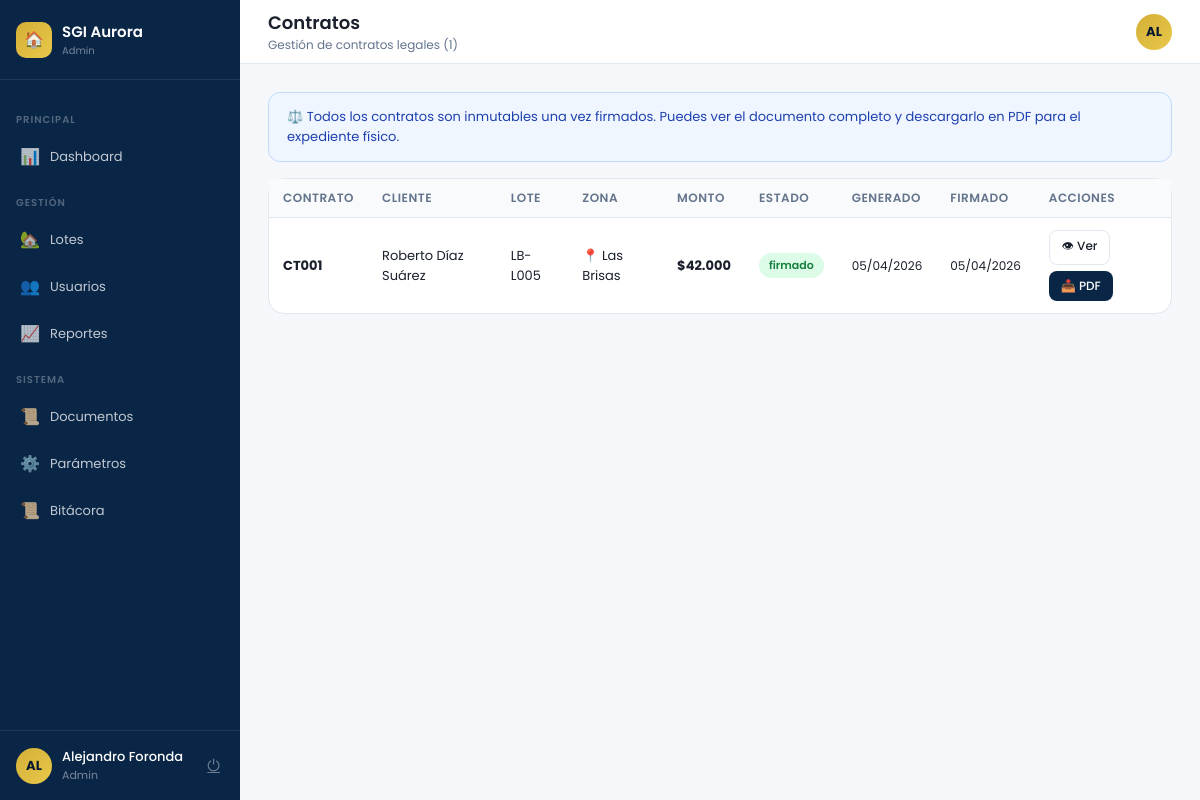
/legal/contratos.php (signed in), run on the app's committed database.
### tables this page shows
CREATE TABLE contratos (
  id           INT AUTO_INCREMENT PRIMARY KEY,
  venta_id     INT NOT NULL UNIQUE,
  tarea_id     INT,
  generado_por INT,
  estado       ENUM('borrador','generado','firmado','cancelado') DEFAULT 'generado',
  fecha_gen    DATE DEFAULT (CURRENT_DATE),
  fecha_firma  DATE,
  notario      VARCHAR(120),
  archivo_path VARCHAR(255),
  created_at   DATETIME DEFAULT CURRENT_TIMESTAMP,
  FOREIGN KEY (venta_id)     REFERENCES ventas(id),
  FOREIGN KEY (tarea_id)     REFERENCES tareas_legales(id) ON DELETE SET NULL,
  FOREIGN KEY (generado_por) REFERENCES usuarios(id) ON DELETE SET NULL
);

CREATE TABLE usuarios (
  id          INT AUTO_INCREMENT PRIMARY KEY,
  nombre      VARCHAR(120) NOT NULL,
  email       VARCHAR(120) NOT NULL UNIQUE,
  password    VARCHAR(255) NOT NULL,    
  rol         ENUM('cliente','asesor','legal','admin') NOT NULL DEFAULT 'cliente',
  estado      ENUM('activo','inactivo') NOT NULL DEFAULT 'activo',
  telefono    VARCHAR(30),
  ci          VARCHAR(30),
  created_at  DATETIME DEFAULT CURRENT_TIMESTAMP,
  ultimo_acceso DATETIME
);

CREATE TABLE lotes (
  id          INT AUTO_INCREMENT PRIMARY KEY,
  codigo      VARCHAR(20) NOT NULL UNIQUE,
  nombre      VARCHAR(150) NOT NULL,
  zona_id     INT NOT NULL,
  direccion   VARCHAR(200),
  superficie  DECIMAL(10,2) NOT NULL,
  precio      DECIMAL(12,2) NOT NULL,
  tipo        ENUM('Residencial','Comercial','Industrial') DEFAULT 'Residencial',
  estado      ENUM('disponible','apartado','vendido','revision') DEFAULT 'revision',
  verificado  TINYINT(1) DEFAULT 0,
  servicios   VARCHAR(200),             
  emoji       VARCHAR(10) DEFAULT '🏡',
  asesor_id   INT,
  created_at  DATETIME DEFAULT CURRENT_TIMESTAMP,
  FOREIGN KEY (zona_id)   REFERENCES zonas(id),
  FOREIGN KEY (asesor_id) REFERENCES usuarios(id) ON DELETE SET NULL
);

CREATE TABLE zonas (
  id    INT AUTO_INCREMENT PRIMARY KEY,
  nombre VARCHAR(100) NOT NULL
);

CREATE TABLE ventas (
  id          INT AUTO_INCREMENT PRIMARY KEY,
  cliente_id  INT NOT NULL,
  lote_id     INT NOT NULL,
  asesor_id   INT,
  monto       DECIMAL(12,2) NOT NULL,
  modalidad   ENUM('Contado','Credito Bancario','Credito Directo','Anticretico') NOT NULL,
  estado      ENUM('pendiente','en_legal','contrato','cerrada','cancelada') DEFAULT 'pendiente',
  fecha_venta DATE,
  contrato_id INT,
  created_at  DATETIME DEFAULT CURRENT_TIMESTAMP,
  FOREIGN KEY (cliente_id) REFERENCES clientes(id),
  FOREIGN KEY (lote_id)    REFERENCES lotes(id),
  FOREIGN KEY (asesor_id)  REFERENCES usuarios(id) ON DELETE SET NULL
);

### legal/contratos.php (the view, shortened to what this page needs)
<?php
$pdo = getDB();
$contratos = $pdo->query("
    SELECT ct.*, u.nombre cliente_nombre, l.codigo, l.nombre lote_nombre, z.nombre zona_nombre,
           v.monto, v.modalidad
    FROM contratos ct
    JOIN ventas v    ON v.id  = ct.venta_id
    JOIN clientes c  ON c.id  = v.cliente_id
    JOIN usuarios u  ON u.id  = c.usuario_id
    JOIN lotes l     ON l.id  = v.lote_id
    JOIN zonas z     ON z.id  = l.zona_id
    ORDER BY ct.created_at DESC
")->fetchAll();
require_once __DIR__ . '/../includes/layout.php';
?>
<div class="alert alert-info" style="margin-bottom:16px">
    ⚖️ Todos los contratos son inmutables una vez firmados.
    Puedes ver el documento completo y descargarlo en PDF para el expediente físico.
</div>
<div class="card">
    <div class="card-body p0">
        <table class="table">
            <thead>
                <tr>
                    <th>Contrato</th>
                    <th>Cliente</th>
                    <th>Lote</th>
                    <th>Zona</th>
                    <th>Monto</th>
                    <th>Estado</th>
                    <th>Generado</th>
                    <th>Firmado</th>
                    <th>Acciones</th>
                </tr>
            </thead>
            <tbody>
                <?php
                $bc = [
                    'borrador'  => 'badge-gray',
                    'generado'  => 'badge-blue',
                    'firmado'   => 'badge-green',
                    'cancelado' => 'badge-red',
                ];
                foreach ($contratos as $c):
                ?>
                <tr>
                    <td><strong>CT<?= str_pad($c['id'], 3, '0', STR_PAD_LEFT) ?></strong></td>
                    <td><?= htmlspecialchars($c['cliente_nombre']) ?></td>
                    <td><?= htmlspecialchars($c['codigo']) ?></td>
                    <td>📍 <?= htmlspecialchars($c['zona_nombre']) ?></td>
                    <td><strong>$<?= number_format($c['monto'], 0, ',', '.') ?></strong></td>
                    <td>
                        <span class="badge <?= $bc[$c['estado']] ?? 'badge-gray' ?>">
                            <?= $c['estado'] ?>
                        </span>
                    </td>
                    <td style="font-size:12px">
                        <?= $c['fecha_gen'] ? date('d/m/Y', strtotime($c['fecha_gen'])) : '—' ?>
                    </td>
                    <td style="font-size:12px">
                        <?= $c['fecha_firma']
                            ? date('d/m/Y', strtotime($c['fecha_firma']))
                            : '<span style="color:var(--muted)">Pendiente</span>' ?>
                    </td>
                    <td style="display:flex;gap:6px;flex-wrap:wrap">
                        <a href="/sgi_aurora/legal/contrato_view.php?id=<?= $c['id'] ?>"
                           class="btn btn-outline btn-sm" target="_blank">
                            👁 Ver
                        </a>
                        <a href="/sgi_aurora/contrato_pdf.php?id=<?= $c['id'] ?>"
                           class="btn btn-primary btn-sm" target="_blank">
                            📥 PDF
                        </a>
                    </td>
                </tr>
                <?php endforeach; ?>
            </tbody>
        </table>
    </div>
</div>
<?php require_once __DIR__ . '/../includes/layout_end.php'; ?>

### includes/layout.php (style rules this page uses)
* { margin:0;padding:0;box-sizing:border-box }
:root { --navy:#0A2647;--navy-l:#1a3a6b;--navy-d:#061830; --gold:#D4AF37;--gold-l:#e8c84a; --green:#27AE60;--orange:#F39C12;--red:#E74C3C;--blue:#2E86C1; --bg:#F5F7FA;--white:#fff;--text:#1a202c;--muted:#64748b; --border:#e2e8f0;--sidebar-w:240px; }
body { font-family:'Poppins',sans-serif;background:var(--bg);color:var(--text);min-height:100vh;display:flex }
.card { background:var(--white);border-radius:16px;border:1px solid var(--border);margin-bottom:20px }
.card-body { padding:24px }
.card-body.p0 { padding:0 }
.table { width:100%;border-collapse:collapse }
.table th { padding:10px 14px;text-align:left;font-size:12px;font-weight:600;color:var(--muted);background:#f8fafc;border-bottom:1px solid var(--border);text-transform:uppercase;letter-spacing:.5px }
.table td { padding:12px 14px;font-size:13px;border-bottom:1px solid #f1f5f9;vertical-align:middle }
.table tr:last-child td { border-bottom:none }
.badge { display:inline-flex;align-items:center;padding:4px 10px;border-radius:20px;font-size:11px;font-weight:600 }
.badge-green { background:#dcfce7;color:#15803d }
.btn { display:inline-flex;align-items:center;gap:6px;padding:9px 18px;border-radius:8px;font-size:13px;font-weight:500;cursor:pointer;font-family:'Poppins',sans-serif;transition:all .2s;border:none;text-decoration:none }
.btn-primary { background:var(--navy);color:#fff }
.btn-outline { background:transparent;border:1px solid var(--border);color:var(--text) }
.btn-sm { padding:6px 12px;font-size:12px }
.alert { padding:14px 18px;border-radius:12px;font-size:13px;display:flex;align-items:flex-start;gap:10px;margin-bottom:16px }
.alert-info { background:#eff6ff;border:1px solid #bfdbfe;color:#1e40af }

### data on the page
contratos: id "001", usuarios.nombre "Roberto Díaz Suárez", lotes.codigo "LB-L005", zonas.nombre "Las Brisas", venta.monto "42.000", estado "firmado", fecha_gen "05/04/2026", fecha_firma "05/04/2026"

### other printed values
$rol "Admin"
$sec['seccion'] "PRINCIPAL"
$item['icon'] "📊"
$item['label'] "Dashboard"
$sec['seccion'] "GESTIÓN"
$item['icon'] "🏡"
$item['label'] "Lotes"
$item['icon'] "👥"
$item['label'] "Usuarios"
$item['icon'] "📈"
$item['label'] "Reportes"
$sec['seccion'] "SISTEMA"
$item['icon'] "📜"
$item['label'] "Documentos"
$item['icon'] "⚙️"
